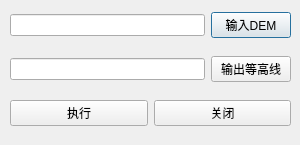
<?xml version="1.0" encoding="UTF-8"?>
<ui version="4.0">
 <class>CreateContourDlg</class>
 <widget class="QDialog" name="CreateContourDlg">
  <property name="geometry">
   <rect>
    <x>0</x>
    <y>0</y>
    <width>300</width>
    <height>145</height>
   </rect>
  </property>
  <property name="windowTitle">
   <string>Dialog</string>
  </property>
  <widget class="QWidget" name="">
   <property name="geometry">
    <rect>
     <x>10</x>
     <y>0</y>
     <width>281</width>
     <height>141</height>
    </rect>
   </property>
   <layout class="QVBoxLayout" name="verticalLayout">
    <item>
     <layout class="QHBoxLayout" name="horizontalLayout">
      <item>
       <widget class="QLineEdit" name="lineEditInput"/>
      </item>
      <item>
       <widget class="QPushButton" name="pushButtonInput">
        <property name="text">
         <string>输入DEM</string>
        </property>
       </widget>
      </item>
     </layout>
    </item>
    <item>
     <layout class="QHBoxLayout" name="horizontalLayout_2">
      <item>
       <widget class="QLineEdit" name="lineEditOutput"/>
      </item>
      <item>
       <widget class="QPushButton" name="pushButtonOutput">
        <property name="text">
         <string>输出等高线</string>
        </property>
       </widget>
      </item>
     </layout>
    </item>
    <item>
     <layout class="QHBoxLayout" name="horizontalLayout_3">
      <item>
       <widget class="QPushButton" name="pushButtonApply">
        <property name="text">
         <string>执行</string>
        </property>
       </widget>
      </item>
      <item>
       <widget class="QPushButton" name="pushButtonClose">
        <property name="text">
         <string>关闭</string>
        </property>
       </widget>
      </item>
     </layout>
    </item>
   </layout>
  </widget>
 </widget>
 <resources/>
 <connections>
  <connection>
   <sender>pushButtonClose</sender>
   <signal>clicked()</signal>
   <receiver>CreateContourDlg</receiver>
   <slot>close()</slot>
   <hints>
    <hint type="sourcelabel">
     <x>185</x>
     <y>124</y>
    </hint>
    <hint type="destinationlabel">
     <x>203</x>
     <y>141</y>
    </hint>
   </hints>
  </connection>
 </connections>
</ui>
